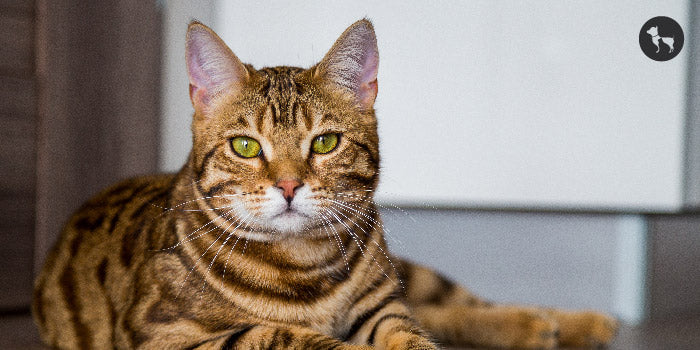
#> input picture Photos/cat.jpg, 700 x 350 px
$ python transformation.py
#> lines starting #> are read from the running program, lines starting #| are printed output that depends on the picture
import cv2 as cv
import numpy as np

img = cv.imread('Photos/cat.jpg')
#> img is the input picture: shape (350, 700, 3); mean B, G, R 121.1, 131.4, 144.2
cv.imshow('Cat', img)

# Translation- Shifting an Image Along X and Y axis

def translate(img, x, y):
#> called with x = 100, y = 100
    transMat = np.float32([[1,0,x],[0,1,y]])
    dimensions = (img.shape[1], img.shape[0])
#> dimensions = (700, 350)
    return cv.warpAffine(img, transMat, dimensions)
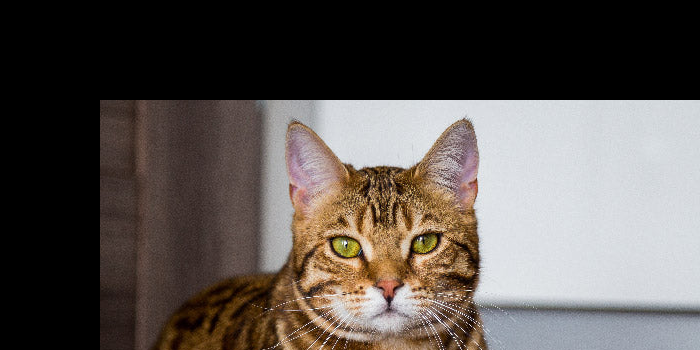
#> returned value: shape (350, 700, 3); mean of channels 0, 1, 2 81.4, 85.6, 92.5; drawn as B, G, R

# -x --> left
# -y --> up
# +x --> right
# +y --> down

translated = translate(img, 100, 100)
cv.imshow("Translated", translated)

# Rotation

def rotate(img, angle, rotPoint = None):
#> called with angle = 45
    (height,width) = img.shape[:2]
#> height = 350; width = 700

    if rotPoint is None:
        rotPoint = (width//2, height//2)
#> rotPoint = (350, 175)

    rotMat = cv.getRotationMatrix2D(rotPoint, angle, 1.0)
    dimensions = (width,height)
#> dimensions = (700, 350)

    return cv.warpAffine(img, rotMat, dimensions)
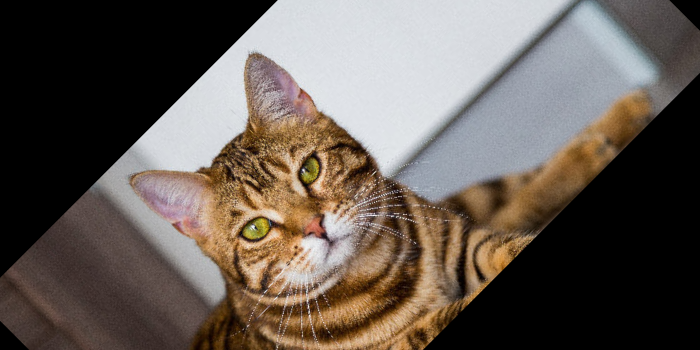
#> returned value: shape (350, 700, 3); mean of channels 0, 1, 2 84.2, 91.6, 101.2; drawn as B, G, R

rotated = rotate(img, 45)
cv.imshow('Rotated', rotated)

# resize

resized = cv.resize(img, (500,500), interpolation=cv.INTER_CUBIC)
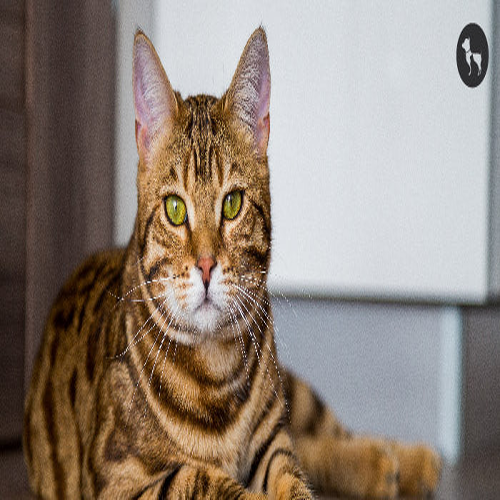
#> resized: shape (500, 500, 3); mean B, G, R 121.1, 131.4, 144.2
cv.imshow('Resized', resized)

# Flip

flipped = cv.flip(img, -1)
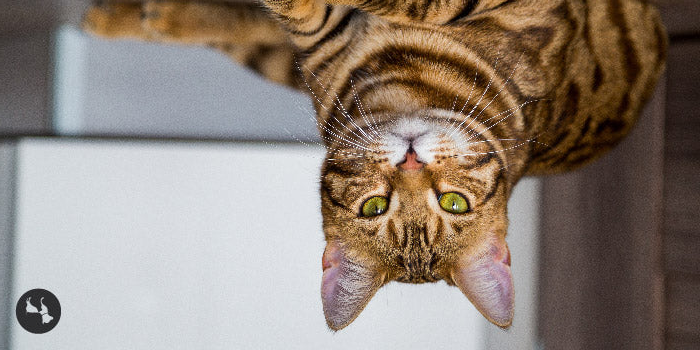
#> flipped: shape (350, 700, 3); mean B, G, R 121.1, 131.4, 144.2
cv.imshow("Flip", flipped)

# Cropping

cropped = img[200:400, 300:400]
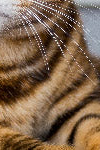
#> cropped: shape (150, 100, 3); mean B, G, R 77.5, 101.7, 128.2
cv.imshow("Cropped", cropped)

cv.waitKey(0)

$ run again, with Photos/Girl.jpg copied over Photos/cat.jpg
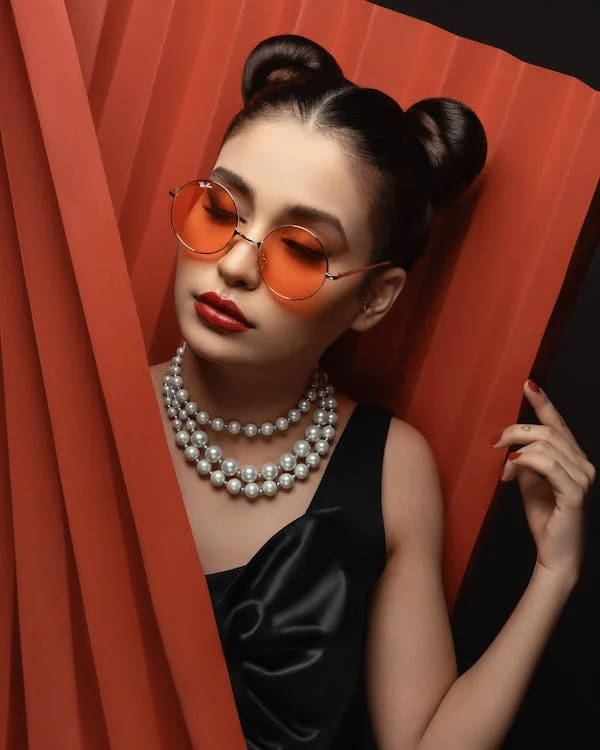
#> input picture Photos/Girl.jpg, 600 x 750 px
#> img is the input picture: shape (750, 600, 3); mean B, G, R 40, 54.3, 113.4
#> `flipped = cv.flip(img, -1)`:
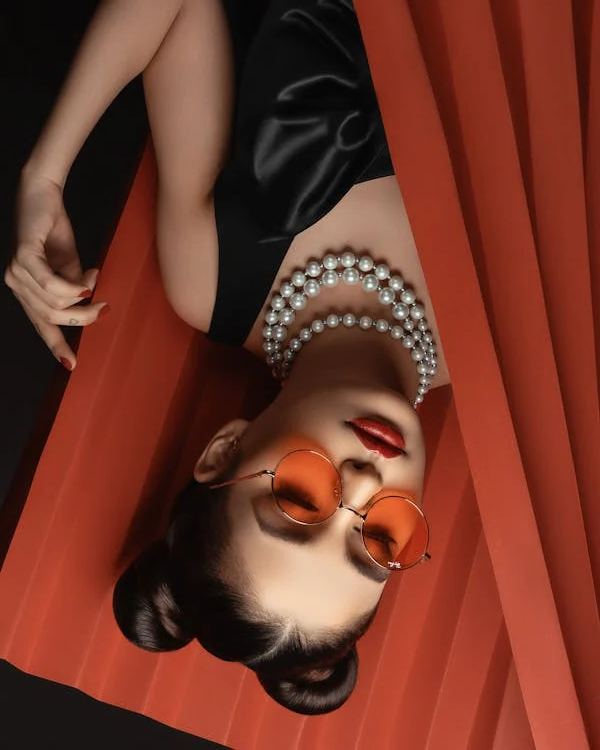
#> flipped: shape (750, 600, 3); mean B, G, R 40, 54.3, 113.4
#> `cropped = img[200:400, 300:400]`:
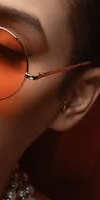
#> cropped: shape (200, 100, 3); mean B, G, R 27, 39.7, 76.3

$ run again, with Photos/Girl_face.jpg copied over Photos/cat.jpg
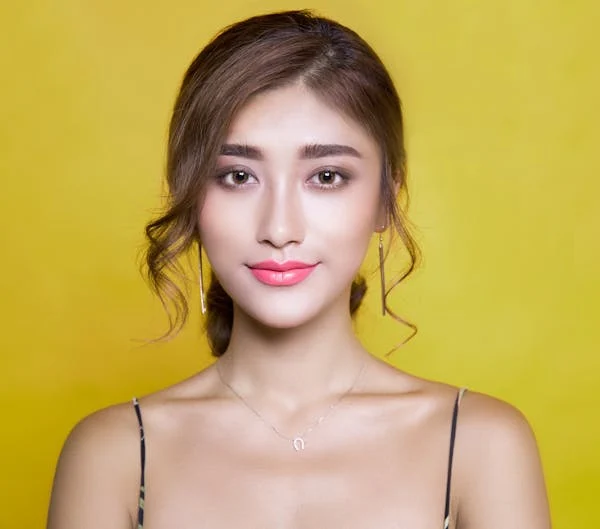
#> input picture Photos/Girl_face.jpg, 600 x 529 px
#> img is the input picture: shape (529, 600, 3); mean B, G, R 91.8, 169, 195.3
#> `flipped = cv.flip(img, -1)`:
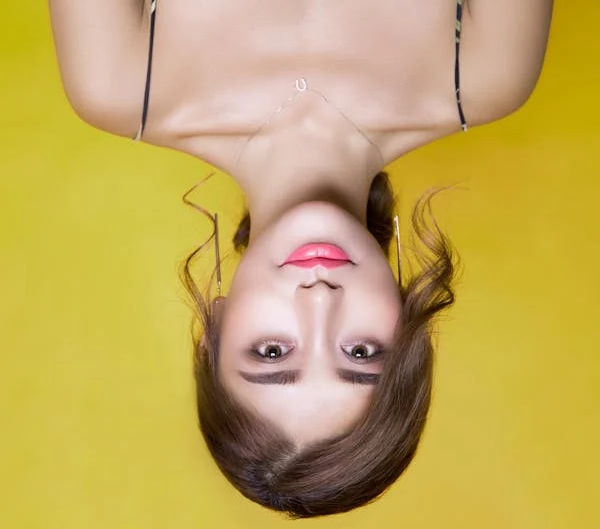
#> flipped: shape (529, 600, 3); mean B, G, R 91.8, 169, 195.3
#> `cropped = img[200:400, 300:400]`:
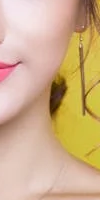
#> cropped: shape (200, 100, 3); mean B, G, R 138.2, 176.2, 208.4

$ run again, with Photos/PotHole_1.jpg copied over Photos/cat.jpg
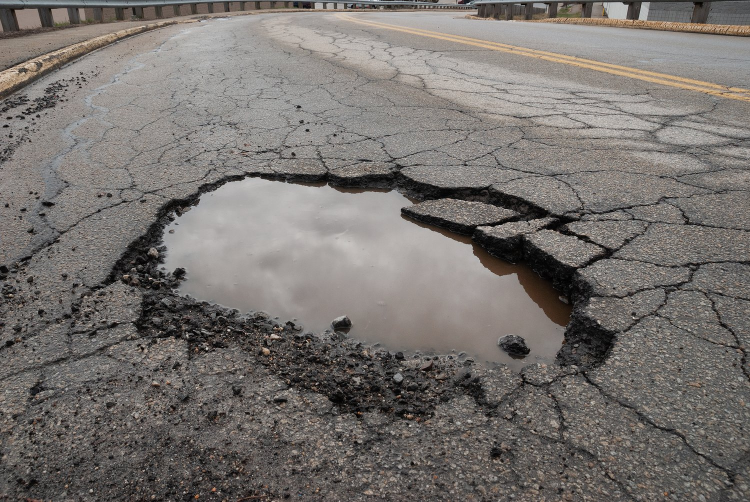
#> input picture Photos/PotHole_1.jpg, 1500 x 1004 px (shown at 1/2 size)
#> img is the input picture: shape (1004, 1500, 3); mean B, G, R 110.3, 113.9, 118.6
#> `flipped = cv.flip(img, -1)`:
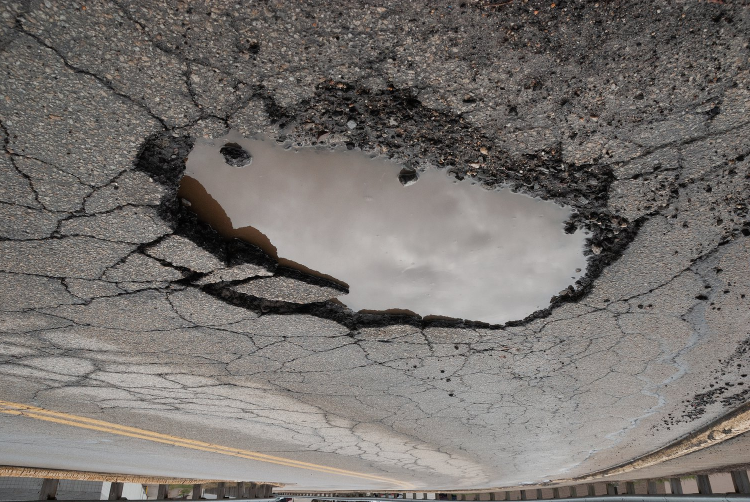
#> flipped: shape (1004, 1500, 3) (shown at 1/2 size); mean B, G, R 110.3, 113.9, 118.6
#> `cropped = img[200:400, 300:400]`:
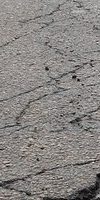
#> cropped: shape (200, 100, 3); mean B, G, R 130.6, 133.6, 137.1
